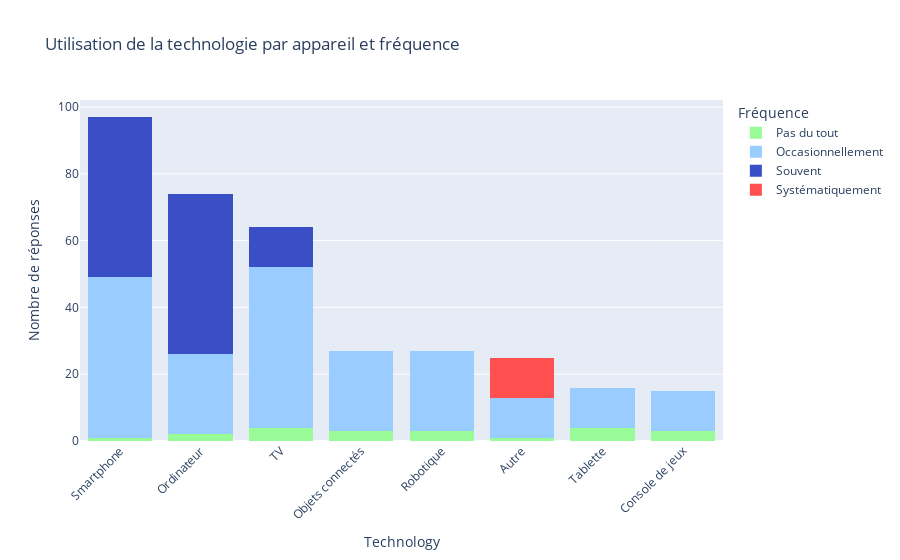

Notebook code for this chart:
### Markdown cell above
### Utilisation de la technologie selon le genre

### Code cell
import plotly.express as px

fig = px.histogram(melted_data_all, x='Technology', color='Frequency', 
                   barmode='stack', title='Utilisation de la technologie par appareil et fréquence',
                   labels={'count':'Count of Responses'}, 
                   color_discrete_map=color_map,
                   category_orders=category_orders)
fig.update_layout(# xaxis_title='Technology Tool',
                  yaxis_title=label_nb_characters,
                  legend_title='Fréquence',
                  xaxis={'categoryorder':'total descending'},
                  xaxis_tickangle=-45)
fig.show()

### Figure 1 — Plotly figure (JSON) as saved in the notebook; plotly's stock layout.template omitted (floating-point values rounded to 4 significant figures; data arrays with more than 128 entries replaced by an {"elided": "..."} marker saying what was removed)
{"data": [{"alignmentgroup": "True", "bingroup": "x", "hovertemplate": "Frequency=Pas du tout<br>Technology=%{x}<br>count=%{y}<extra></extra>", "legendgroup": "Pas du tout", "marker": {"color": "#98FB98", "pattern": {"shape": ""}}, "name": "Pas du tout", "offsetgroup": "Pas du tout", "orientation": "v", "showlegend": true, "type": "histogram", "x": ["Smartphone", "Ordinateur", "Ordinateur", "TV", "TV", "TV", "TV", "Tablette", "Tablette", "Tablette", "Tablette", "Console de jeux", "Console de jeux", "Console de jeux", "Objets connectés", "Objets connectés", "Objets connectés", "Robotique", "Robotique", "Robotique", "Autre"], "xaxis": "x", "yaxis": "y"}, {"alignmentgroup": "True", "bingroup": "x", "hovertemplate": "Frequency=Occasionnellement<br>Technology=%{x}<br>count=%{y}<extra></extra>", "legendgroup": "Occasionnellement", "marker": {"color": "#99CCFF", "pattern": {"shape": ""}}, "name": "Occasionnellement", "offsetgroup": "Occasionnellement", "orientation": "v", "showlegend": true, "type": "histogram", "x": {"elided": "204 str values"}, "xaxis": "x", "yaxis": "y"}, {"alignmentgroup": "True", "bingroup": "x", "hovertemplate": "Frequency=Souvent<br>Technology=%{x}<br>count=%{y}<extra></extra>", "legendgroup": "Souvent", "marker": {"color": "#3A4EC6", "pattern": {"shape": ""}}, "name": "Souvent", "offsetgroup": "Souvent", "orientation": "v", "showlegend": true, "type": "histogram", "x": ["Smartphone", "Smartphone", "Smartphone", "Smartphone", "Smartphone", "Smartphone", "Smartphone", "Smartphone", "Smartphone", "Smartphone", "Smartphone", "Smartphone", "Smartphone", "Smartphone", "Smartphone", "Smartphone", "Smartphone", "Smartphone", "Smartphone", "Smartphone", "Smartphone", "Smartphone", "Smartphone", "Smartphone", "Smartphone", "Smartphone", "Smartphone", "Smartphone", "Smartphone", "Smartphone", "Smartphone", "Smartphone", "Smartphone", "Smartphone", "Smartphone", "Smartphone", "Smartphone", "Smartphone", "Smartphone", "Smartphone", "Smartphone", "Smartphone", "Smartphone", "Smartphone", "Smartphone", "Smartphone", "Smartphone", "Smartphone", "Ordinateur", "Ordinateur", "Ordinateur", "Ordinateur", "Ordinateur", "Ordinateur", "Ordinateur", "Ordinateur", "Ordinateur", "Ordinateur", "Ordinateur", "Ordinateur", "Ordinateur", "Ordinateur", "Ordinateur", "Ordinateur", "Ordinateur", "Ordinateur", "Ordinateur", "Ordinateur", "Ordinateur", "Ordinateur", "Ordinateur", "Ordinateur", "Ordinateur", "Ordinateur", "Ordinateur", "Ordinateur", "Ordinateur", "Ordinateur", "Ordinateur", "Ordinateur", "Ordinateur", "Ordinateur", "Ordinateur", "Ordinateur", "Ordinateur", "Ordinateur", "Ordinateur", "Ordinateur", "Ordinateur", "Ordinateur", "Ordinateur", "Ordinateur", "Ordinateur", "Ordinateur", "Ordinateur", "Ordinateur", "TV", "TV", "TV", "TV", "TV", "TV", "TV", "TV", "TV", "TV", "TV", "TV"], "xaxis": "x", "yaxis": "y"}, {"alignmentgroup": "True", "bingroup": "x", "hovertemplate": "Frequency=Systématiquement<br>Technology=%{x}<br>count=%{y}<extra></extra>", "legendgroup": "Systématiquement", "marker": {"color": "#FF5050", "pattern": {"shape": ""}}, "name": "Systématiquement", "offsetgroup": "Systématiquement", "orientation": "v", "showlegend": true, "type": "histogram", "x": ["Autre", "Autre", "Autre", "Autre", "Autre", "Autre", "Autre", "Autre", "Autre", "Autre", "Autre", "Autre"], "xaxis": "x", "yaxis": "y"}], "layout": {"barmode": "stack", "legend": {"title": {"text": "Fréquence"}, "tracegroupgap": 0}, "title": {"text": "Utilisation de la technologie par appareil et fréquence"}, "xaxis": {"anchor": "y", "categoryorder": "total descending", "domain": [0, 1], "tickangle": -45, "title": {"text": "Technology"}}, "yaxis": {"anchor": "x", "domain": [0, 1], "title": {"text": "Nombre de réponses"}}}}
